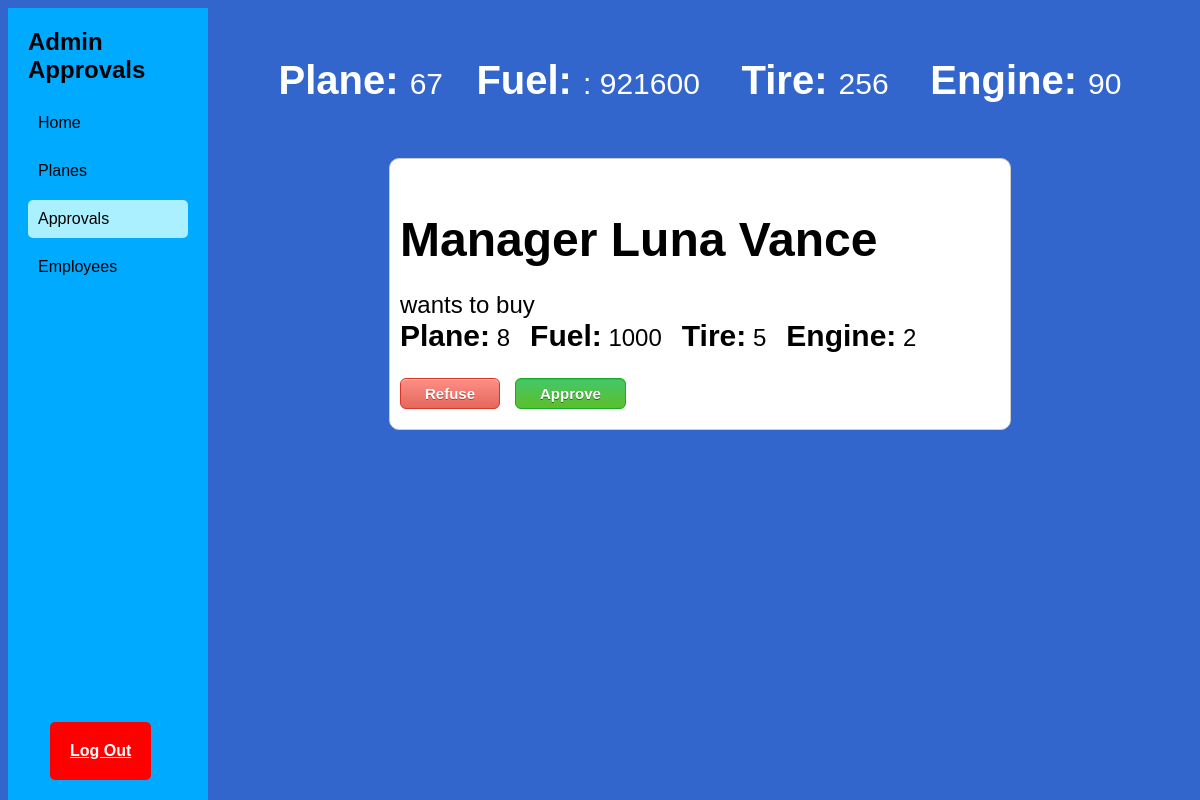
Before: /admins/Approvals.php with the older database file.
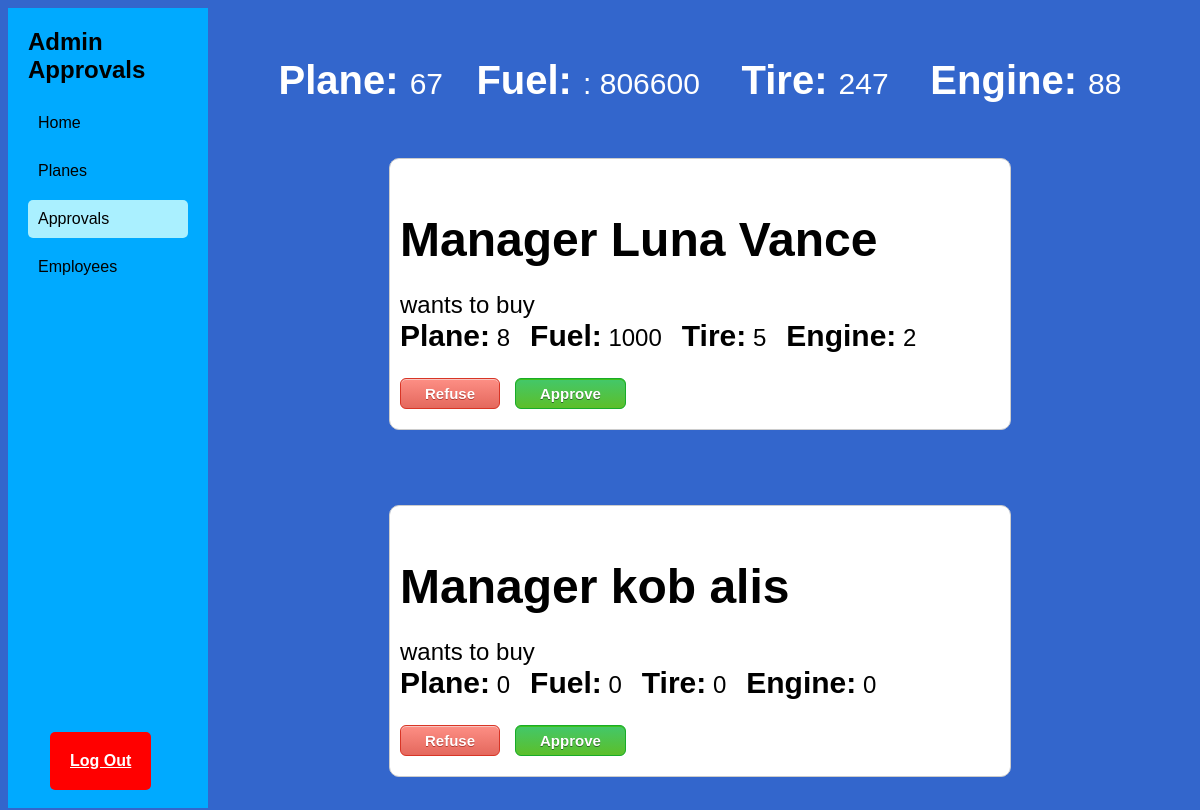
After: the same page with the newer database file.
### tables this page shows
CREATE TABLE `storehouse` (
  `plane` int(11) DEFAULT NULL,
  `fuel` int(11) DEFAULT NULL,
  `tire` int(11) DEFAULT NULL,
  `motor` int(11) DEFAULT NULL
);

CREATE TABLE `purchase` (
  `purchaseID` int(11) NOT NULL,
  `managerUserID` int(11) DEFAULT NULL,
  `plane` int(11) DEFAULT NULL,
  `fuel` int(11) DEFAULT NULL,
  `tire` int(11) DEFAULT NULL,
  `motor` int(11) DEFAULT NULL
);

CREATE TABLE `users` (
  `userID` int(11) NOT NULL,
  `password` varchar(255) NOT NULL,
  `firstname` varchar(255) NOT NULL,
  `lastname` varchar(255) NOT NULL,
  `role` enum('admin','manager','staff') NOT NULL,
  `status` enum('available','busy') DEFAULT 'available'
);

### database.php (called while the page is built, shortened)
<?php
$db_server = "localhost";
$db_user = "root";
$db_pass = "";
$db_name = "Silvee";
$conn = mysqli_connect($db_server, $db_user, $db_pass,  $db_name);
$storeHouse = mysqli_query($conn, "SELECT * FROM storehouse");
$purchase = mysqli_query($conn, "SELECT * FROM purchase");
?>

### admins/Approvals.php (the view, shortened to what this page needs)
<!DOCTYPE html>
<html lang="en">
<head>
    <link rel="stylesheet" href="../style.css">
</head>
<body>
    <div class="sidebar">
        <h1>Admin Approvals</h1>
        <a href="admin.php" >Home</a>
        <a href="searchPlanes.php">Planes</a>
        <a href="#" class="home">Approvals</a>
        <a href="employee.php">Employees</a>
    </div>
    <div class="main-content">
    <?php
include '../infoBar.php';
?>
        <div class="container">
            <?php
            include_once("../database.php");
            while ($row = mysqli_fetch_assoc($purchase)){
                    $name = mysqli_query($conn, "SELECT firstname, lastname FROM users WHERE userID = ". $row['managerUserID']);
                    if ($name) {
                        $rowName = mysqli_fetch_assoc($name);
                        $fullName = $rowName['firstname'] . ' ' . $rowName['lastname'];
                        echo '<div class="card">';
                        echo '<div>';
                        echo '<h1>Manager ' . $fullName . " " . '</h1>';
                        echo '<p> wants to buy <br><strong>Plane:</strong> ' . $row['plane'] . '&nbsp&nbsp <strong>Fuel:</strong> ' . $row['fuel'] . ' &nbsp&nbsp<strong>Tire:</strong> ' . $row['tire'] .' &nbsp&nbsp<strong>Engine:</strong> ' . $row['motor'] .'</strong></p>';
                        echo '<button class="refuseButton RejectOrderButton" value="'.$row['purchaseID'].'">Refuse</button>';
                        echo '<button class="approveButton approveOrderButton" value="'.$row['purchaseID'].'">Approve</button>';
                        echo '</div>';
                        echo '</div>';
                    }
                }
            ?>
        </div>
    </div>
    <a href="../index.php" class="logout">Log Out</a>
</body>
</html>

### infoBar.php
<div class="infoBar">
                <p>
                    <?php
                    include("../database.php");
                    if (mysqli_num_rows($storeHouse) > 0){
                        while ($row = $storeHouse->fetch_assoc()) {
                            echo "<strong>Plane: </strong> " . $row["plane"] .
                            "&nbsp &nbsp <strong>Fuel: </strong>: " . $row["fuel"] .
                            " &nbsp &nbsp <strong>Tire: </strong> " . $row["tire"] .
                            " &nbsp &nbsp <strong>Engine: </strong>  " . $row["motor"] . "<br>";
                        }
                    } else {
                    echo "<strong>Plane: </strong> 23 &nbsp &nbsp
                    <strong>Fuel: </strong> 500 gallons &nbsp &nbsp
                    <strong>Tire: </strong> 60 &nbsp &nbsp
                    <strong>Engine: </strong> 15";
                    }
                    ?>
                </p>
        </div>

Changed rows visible on the page:
changed storehouse "67": fuel "921600" → "806600"; tire "256" → "247"; motor "90" → "88"
added purchase: managerUserID.lastname "kob alis", plane "0", fuel "0", tire "0", motor "0", $row['purchaseID'] 30 (drawn)
